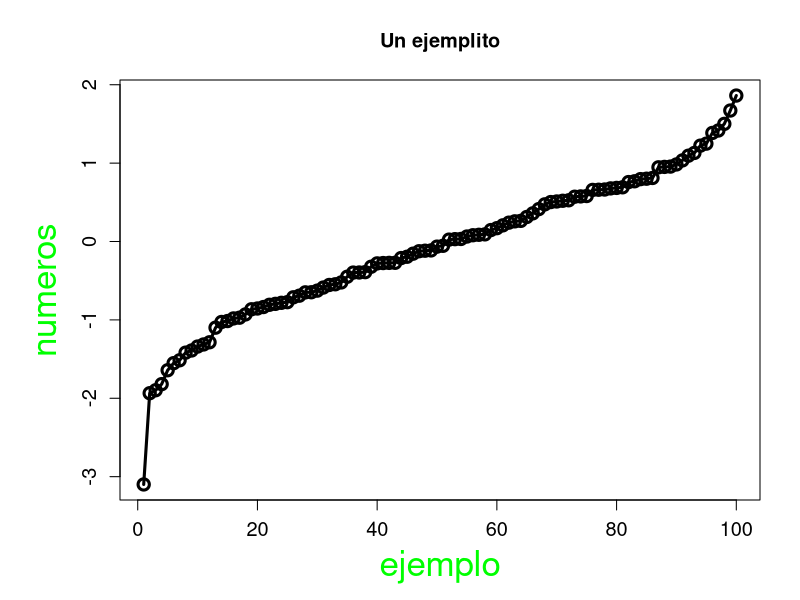
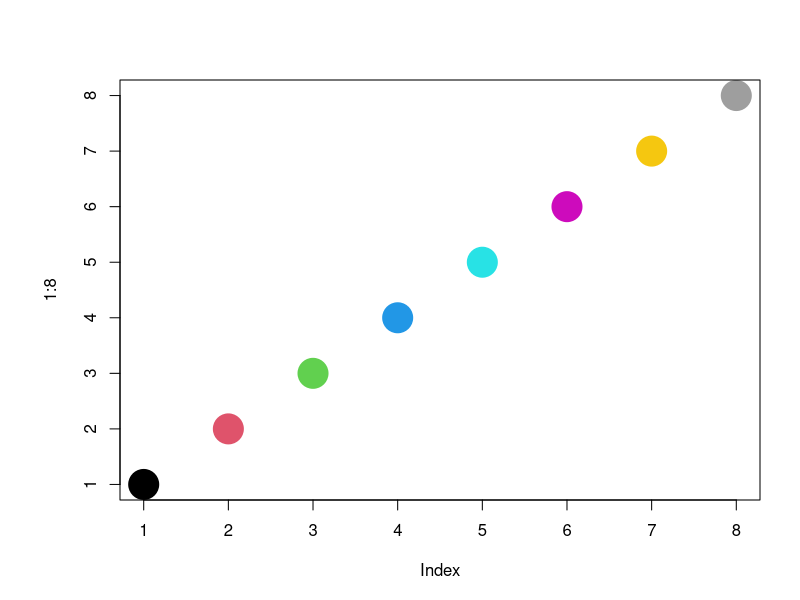
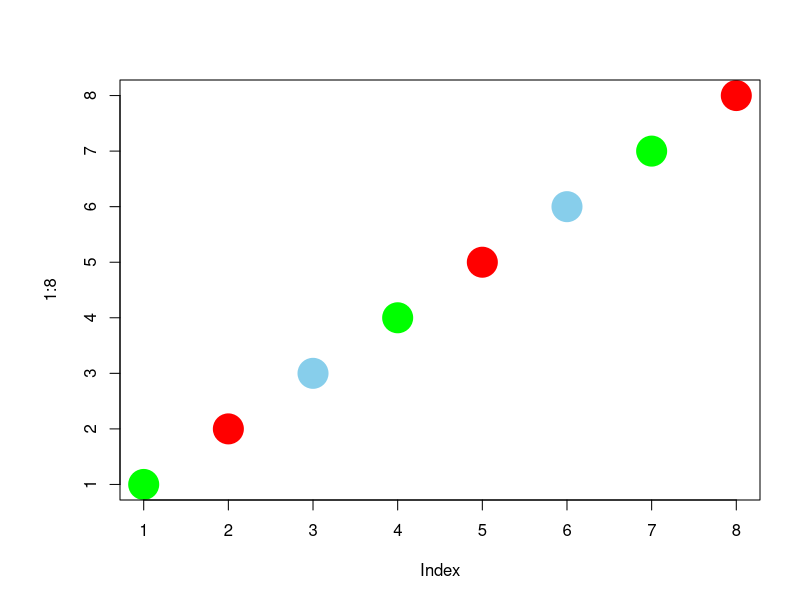
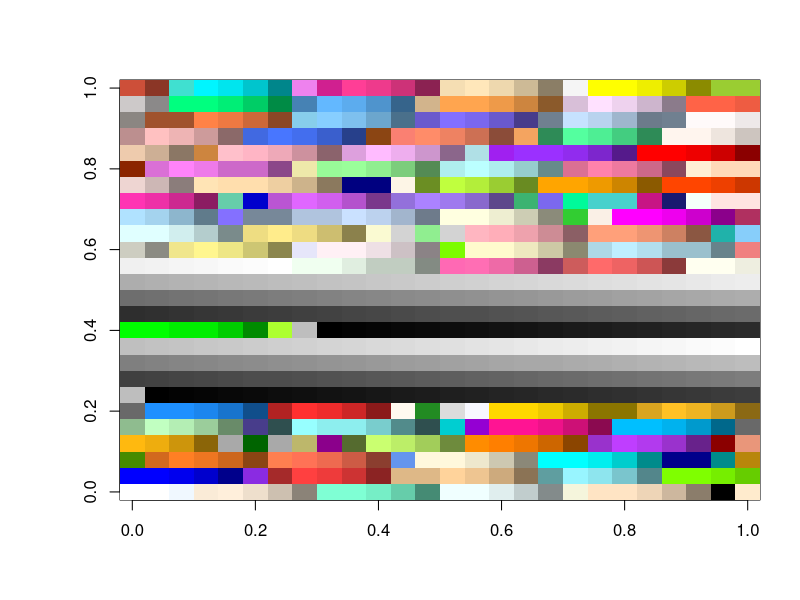
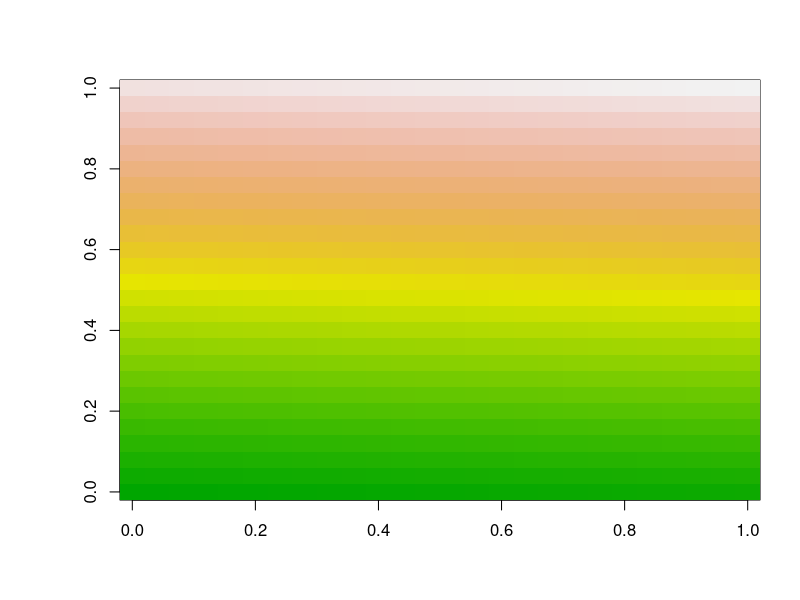
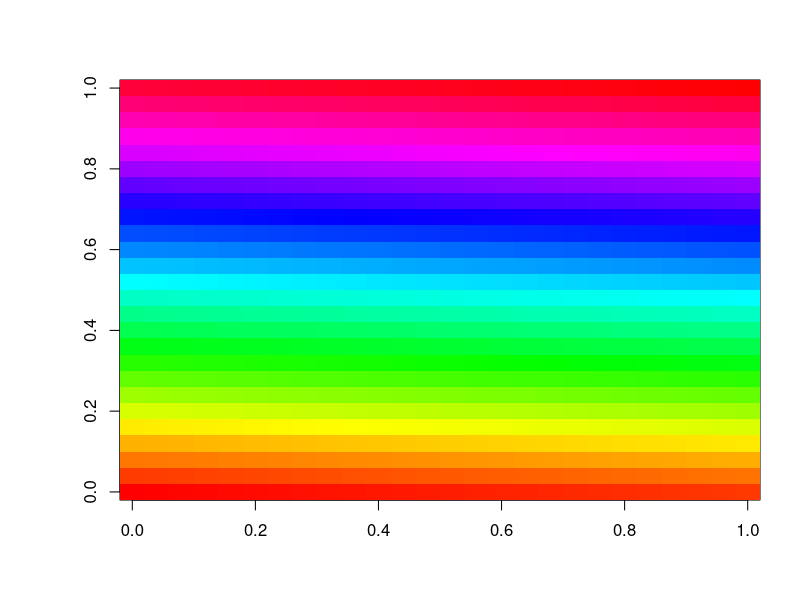
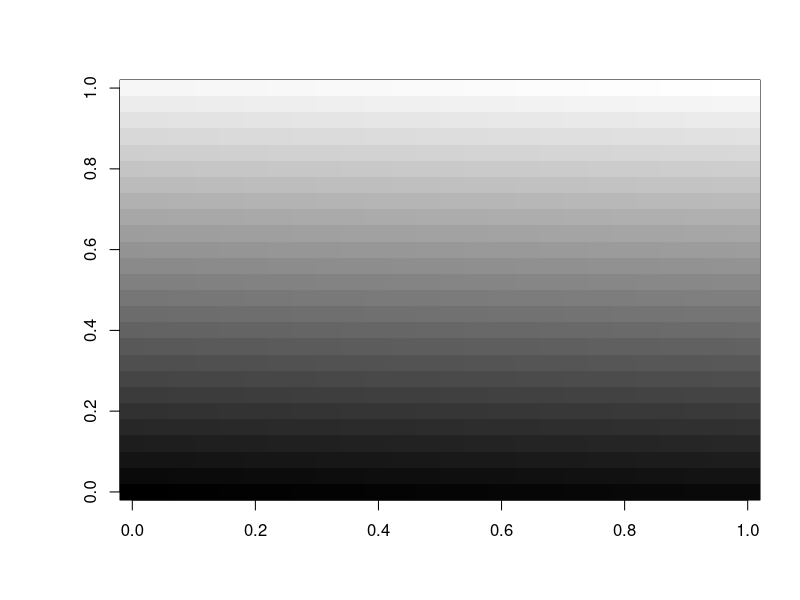
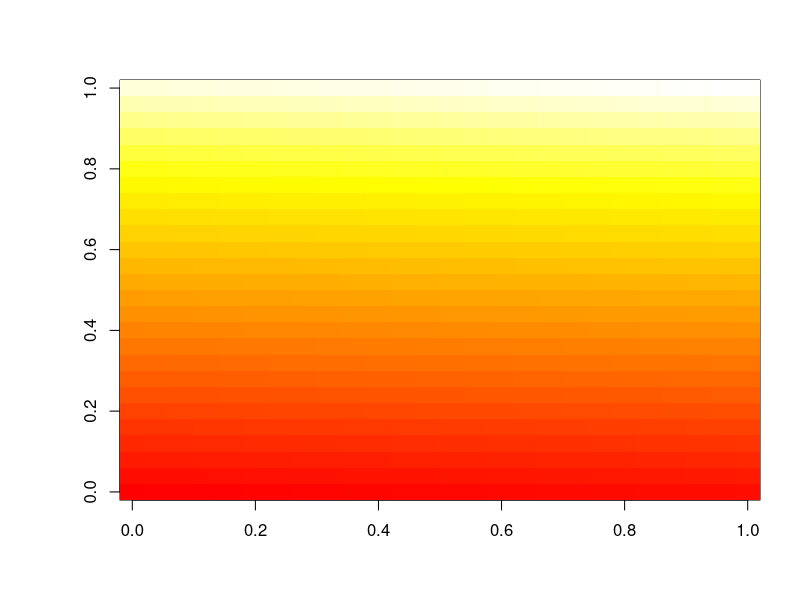

R code for these plots, in order: (Note: this script raises an error after producing the figures.)
# GRÁFICOS: UNA INTRODUCCIÓN

# Aclaramos que se trata de una introducción al conocimiento en general, ya que
# el universo de los gráficos posibles en R es muy, muy vasto. Pueden
# profundizar sobre este tema a través de los "links de interés" dispuestos en
# la sección "recursos".

# El objetivo de esta lección es brindar los elementos más básicos y universales
# posibles para trabajar con gráficos en R.
# Una práctica recomendable es la de escribir los pasos necesarios para lograr
# el gráfico que deseamos en un script de R (con extensión ".R"), de forma tal
# que se pueden hacer cambios paso por paso y lograr resultados bastante
# complejos y reproducibles. 

# Cuando se realiza un gráfico en la consola de R, este nos abre una nueva
# ventana con el gráfico resultante. Sin embargo, cuando realizamos un nuevo
# gráfico no se abre otra ventana: el nuevo sustituye al anterior. En este 
# sentido, para no perder el grafico previo es necesario abrir una nueva 
# ventana en la consola de R y así poder tener ambos gráficos para visualizarlos
# Para abrir una nueva ventana en la consola de R:
# X11()        para UNIX (y Windows)
# windows()    para Windows
# and quartz() para Mac OS X
# Esto sirve para poder visualizar más de un gráfico en R.
# En RStudio esto no es problema, dado que en la ventana 'Plot' es posible
# visualizar más de un gráfico. A medida que vamos realizando distintos
# gráficos, estos se van almacenando en dicha ventana sin la necesidad de
# tener que abrir una nueva ventana en la consola por cada uno. A su vez,
# tiene un conjunto de botones que nos permiten realizar distintas cosas...
# Empezando por arriba y a la izquierda se encuentran dos 'flechas celestes' que
# apuntan hacia la izquierda y la derecha. Esto nos permite ir viendo en la
# venta de plot los distintos gráficos creados. El siguiente botón es el del
# 'Zoom', este permite agrandar la imagen obtenida para una mejor visualización.
# El botón 'Export' nos permite guardar la imagen que estamos observando en
# formato imagen (.jpg) o en pdf. Sino la podemos copiar al clipboard y luego
# pegarla en algún programa de imagen para poder editarla como LibreOffice o
# PowerPoint. Los dos últimos botones sirven para borrar el gráfico que
# estamos observando o todos los gráfico obtenidos, respectivamente.  

# PARÁMETROS DE GRÁFICOS
# función par
# Es una función para acceder y manipular el conjunto de los parámetros gráficos
# que son utilizados en cada ventana. Los objetos generados en R con
# la función 'plot', le pasan sus argumentos a la función 'par', la mayoría a
# través del argumento especial "...", cuando se ejecutan.
# Para mayor información consulte en la ayuda de R:
?par

# De la página del curso se puede bajar un pdf con una referencia rápida de los
# parámetros de par más comúnmente usados (aunque esto depende de cada uno 
# claro). Para bajarla ejecutar:
browseURL('http://eva.universidad.edu.uy/file.php/1454/pdf/tabla-par.pdf')

# Un ejemplo introductorio... 
# Creo un vector para plotear
x <- sort(rnorm(100))
# Uso el argumento 'mar' para agrandar el margen izquierdo... 'mar' es un argumento que
# acepta como opción un vector numérico con 4 valores
# (por defecto mar=c(5, 4, 4, 2) + .1). Este vector define el tamaño de los 4
# márgenes de la ventana del gráfico.
op <- par(mar=c(5, 6, 4, 2))

# Acá estoy cambiando el tamaño de los márgenes del gráfico. En este caso
# solamente los dos primeros valores que equivalen al margen inferior y al
# margen izquierdo.
# Estos números están puestos en sentido horario, empezando por el margen
# inferior (inf, izq., arr, der).
# Es común guardar en un objeto (en este caso 'op') la salida para volver a usar
# los parámetros originales luego, utilizando el comando:
par(op)
# Pero volvamos a la configuración anterior:
op <- par(mar=c(5, 6, 4, 2))

# Veamos un ejemplo en el que se manipulan muchos parámetros...
plot(x, cex=1.5, cex.axis=1.2, cex.lab=2.1, col.lab='green', type='o', lwd=3,
     xlab="ejemplo", ylab="numeros", main="Un ejemplito")

# Jugando con los valores de cada uno se puede ver el significado de los mismos
# (en general los nombres buscan ser informativos).


# OPCIONES COMUNES

# Veremos tres formas comunes en que se suelen ajustar los gráficos: colores,
# superposición de líneas/puntos y gráficos múltiples.

# 1. Colores en los gráficos
# El argumento 'col', usado dentro de la función 'plot' (u otras funciones de
# gráficos) establece el color de lo graficado. Es un parámetro versátil, ya que
# acepta números, strings (palabras) o códigos RGB... veamos.

# Si se usan los enteros del 1 al 8 los colores ploteados son estos:
palette()
# Podemos visualizarlo con este comando:
plot(1:8, col=1:8, pch=19, cex=4)
# A su vez es posible manipular esta paleta de colores, agregando, quitando o 
# modificando distintos colores. Por ejemplo:
palette(c('green', 'red', 'skyblue'))
plot(1:8, col=1:8, pch=19, cex=4)

# Nótese que se repiten los colores porque la paleta ahora tiene sólo 3... De 
# todas formas es fácil volver a los valores por defecto:
p <- palette('default')
# Nótese también que opté por guardar estos valores en un vector p, el cual no
# vamos a usar en esta lección, pero que puede ser de mucha utilidad.
 
# Hay muchos nombres de colores posibles, los cuales se pueden conocer con la
# función 'colors':
?colors
colors()
 
# Para visualizarlos:
length(colors()) # 657 es aprox. 26 ^ 2
mat <- matrix(1:(26 ^ 2), 26, 26)
image(mat, col=colors())
 
# También existen algunas funciones que generan gradientes de colores
# preestablecidos, por ejemplo 'gray' , 'rainbow', 'terrain.colors',
# 'heat.colors':
image(mat, col=terrain.colors(26 ^ 2))
image(mat, col=rainbow(26 ^ 2))
image(mat, col=gray(seq(0, 1, , 26 ^ 2))) # este necesita valores entre 0 y 1
image(mat, col=heat.colors(26 ^ 2))

# Es posible usar colores definidos por códigos de RGB. Estos se escriben con un
# "#" y 3 valores en hexagesimal (son 6 dígitos, 2 para Red, 2 para Green y 2
# para Blue).

# Ejemplo:
curve(sin(x) / x, from=-20, to=20, lwd=15, col='#5D5EB6')
# Existen programas y páginas web para elegir colores que devuelven el código
# RGB:
browseURL('http://www.colorpicker.com/')


# 2. Superposición de líneas/puntos
# Muchas veces queremos agregar varias series de datos a la misma gráfica. Los
# comandos para hacer esto son 'points'  y 'lines'. Por ejemplo:
x <- sort(rnorm(100, 0))
y <- sort(rnorm(100, 1))
plot(x, type='o')
points(y, col='green') # Agrega un nuevo conjunto de puntos de color verde.
lines(y, col='green', lwd=1.5) # Línea que une los puntos verdes.

# En este punto es necesario hacer una distinción importante: en R existen
# comandos gráficos de "alto nivel" y de "bajo nivel". En inglés los
# términos son "high level" y "low level" plots (HL y LL de aquí en más).

# Los HL son comandos capaces de hacer plots nuevos. Algunos ejemplos son
# 'plot', 'curve' o 'hist'.

# Los LL son comandos que sólo pueden agregar elementos a un plot existente.
# Algunos ejemplos son 'points', 'lines', 'legend' o 'text'.

# Comandos HL comunes:
# curve ---> para graficar funciones matemáticas de una variable.
# Ejemplos:
curve(sin(x), from=-4, to=4)                        # Función seno.
curve(x ^ 3 - 4 * x ^ 2 + 3 * x - 1, from=-8, to=8) # Polinomio de grado 3.
# En el primer argumento se escribe una función con x como variable.

# Nota: algunos comandos se pueden convertir en LL si se usa la opción
# add=TRUE. Por ejemplo, para agregar otra función al gráfico anterior:
curve(200 * cos(x), col='magenta')
# Función coseno.

# Comandos LL comunes:
# Ya vimos el uso de lines y points para agregar líneas/puntos a un gráfico
# existente. Existen muchas otras funciones para agregar elementos a un
# gráfico. Varias sirven para trabajar con objetos "geométricos" (líneas,
# puntos, segmentos, polígonos...), pero también existen funciones para
# agregar texto o leyendas. Vamos a mostrar algunos casos de cada uno.

# abline ---> agregar líneas rectas a un gráfico.
# Es un comando LL muy útil y ampliamente utilizado.
# Ejemplos:
plot(Sepal.Length ~ Sepal.Width, subset=Species == 'setosa', data=iris)
# Nótese el uso de los argumentos subset y data para especificar los datos que
# quiero graficar.
points(Sepal.Length ~ Sepal.Width, subset=Species == 'versicolor', data=iris, col = 3, pch = 19)
# Ahora, para agregar líneas horizontales:
abline(h=5) # Una línea recta horizontal cortando el eje y en el 5...
abline(v=4) # Una línea recta vertical cortando el eje x en el 4...
# Para graficar otros tipos de rectas se usan 2 parámetros: intercepto y
# pendiente:
abline(1.5, 1, col=3) # Intercepto: 1.5 / Pendiente: 1

# Finalmente, si hago una regresión lineal puedo agregar el resultado a un
# gráfico usando abline:
regresion <- lm(Sepal.Length ~ Sepal.Width, subset=Species == 'setosa', data=iris)
abline(regresion, col='seagreen', lwd=3)
# Nótese la similitud entre el comando usado para hacer la regresión y el
# usado para hacer el plot original... 

# legend ---> agregar una leyenda a un plot.
# Ejemplo:
plot(1:25, pch=1:25, cex=4, main='Distintos tipos de puntos')
legend('topleft', legend=1:13, pch=1:13, title='Código', bty='n', inset=0.01,
       cex=1.2)
legend('bottomright', legend=14:25, pch=14:25, title='Código', bty='n',
       inset=0.01, cex=1.2)
# Las palabras claves "top", "bottom", "left" y "right" (arriba, abajo,
# izquierda y derecha) se pueden usar y/o combinar para establecer el lugar de
# la leyenda (opcionalmente se pueden dar coordenadas).

legend(5, 15, legend='hola', pch=14) # Nótese que 'legend' es una función y
# un argumento de su propia función

# text ---> agregar texto a un gráfico
plot(1:25, pch=1:25, cex=4, main='Distintos tipos de puntos', ylim=c(0, 29))
text(1:25, 1:25 + 3, labels=1:25)
# Los 2 primeros argumentos son las coordenadas, mientras que labels es el texto
# que nos interesa agregar.
text(10.5, 27, labels='Los números indican el código correspondiente a cada punto',
     adj=.5) # Observe que cuando son letras éstas deben estar entre comillas

# Otra función para agregar texto, levemente diferente...
plot(Sepal.Length ~ Sepal.Width, subset=Species == 'setosa', data=iris)
mtext("estoy en el lado 3", side=3, line=2)
# Escribe texto en uno (algunos o todos) los márgenes del gráfico, puede ser
# dentro o fuera de la figura
# El segundo argumento, 'side', marca el margen (1=bottom, 2=left, 3=top,
# 4=right)
# El argumento 'line' mueve a partir de la línea del gráfico (contorno) el 
# texto escrito hacia afuera del gráfico (valores positivos) y hacia adentro 
# (valores negativos)


# 3. Gráficos múltiples
# Usando el argumento "mfcol" o "mfrow", dentro de 'par' podemos hacer varios
# plots juntos:
op <- par(mfrow=c(2, 2))

# Esto inicia una ventana gráfica con 4 lugares, 2 filas y 2 columnas
# Al usar mfrow los gráficos van llenando la ventana por fila:
boxplot(Sepal.Width ~ Species, data=iris)
boxplot(Sepal.Length ~ Species, data=iris)
boxplot(Petal.Width ~ Species, data=iris)
boxplot(Petal.Length ~ Species, data=iris)

# Si guaramos la salida de par, podemos recuperar los parámetros originales:
par(op)


# Para finalizar con esta parte les queremos dar a conocer la función 'locator'...

# la función 'locator' nos brinda la posición exacta de cualquier punto dentro
# del gráfico. Para esto debemos hacer click con el mouse y nos devuelve las 
# coordenadas x e y

locator(n=1) 
# n es la cantidad de puntos que queremos tener como coordenadas
# en este caso una sola

# Otra utilidad...
plot(Sepal.Length ~ Sepal.Width, subset=Species == 'setosa', data=iris)
legend(locator(n=1), legend=c("el texto aparece en donde se hace clik con el mouse"))
# En este caso el argumento 'locator' permite poner el texto que deseamos en el lugar
# exacto con solo hacer un click sobre el gráfico...
# It's Awesome!

